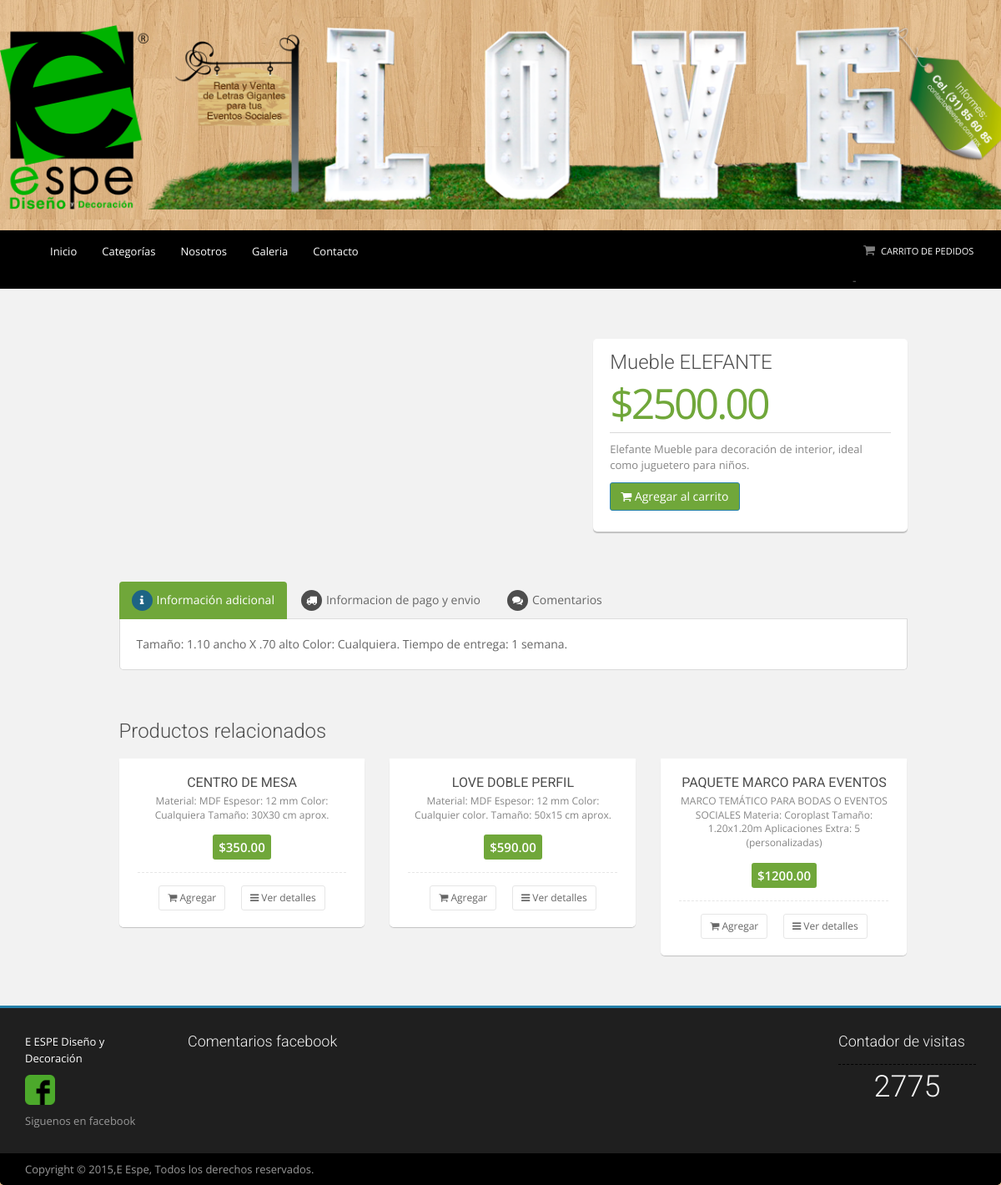
/detalleProducto.php?id_producto=55, run on the app's committed database.
### tables this page shows
CREATE TABLE IF NOT EXISTS `productos` (
  `id_producto` bigint(20) NOT NULL AUTO_INCREMENT,
  `id_categoria` bigint(20) NOT NULL,
  `nombre_producto` varchar(50) NOT NULL,
  `precio` float NOT NULL,
  `descripcion` varchar(255) DEFAULT NULL,
  `informacion_adicional` varchar(255) DEFAULT NULL,
  `info_pago_envio` varchar(255) DEFAULT NULL,
  `foto_principal` text,
  `fecha_alta` datetime DEFAULT NULL,
  PRIMARY KEY (`id_producto`),
  KEY `id_categoria` (`id_categoria`)
);

CREATE TABLE IF NOT EXISTS `visitas` (
  `id` bigint(20) NOT NULL,
  `contador` int(11) DEFAULT '0',
  PRIMARY KEY (`id`)
);

### includes/Conexion.php (called while the page is built, shortened)
<?php
class MySQL {
    private $conexion;
    public function MySQL() {
        if (!isset($this->conexion)) {
  $this->conexion = (mysql_connect("localhost", "root", ""))
                    or die(mysql_error());
        }
    }
    public function consulta($consulta) {
        $resultado = mysql_query($consulta, $this->conexion);
        return $resultado;
    }
    public function fetch_array($consulta) {
        return mysql_fetch_array($consulta);
    }
}
?>

### detalleProducto.php (the view, shortened to what this page needs)
<!DOCTYPE HTML>
<html>
    <?php
    include './includes/Conexion.php';
    ?>
    <head>
        <link rel="stylesheet" href="css/boostrap.css">
        <link rel="stylesheet" href="css/font_awesome.css">
        <link rel="stylesheet" href="css/styles.css">
        <link rel="stylesheet" href="css/mystyles.css">
    </head>
    <body class="boxed" style="background-image: url(img/textures/wood-1.jpg)">
        <div class="global-wrap">
            <div class="top-main-area text-center">
                <div class="container" style="width: 100%;margin: 0;padding: 0">
                    <a href="index.php" class="logo mt5">
                        <?php
                        include './includes/files/logo.php';
                        ?>
                    </a>
                </div>
            </div>
            <?php
            include './includes/files/header.php';
            ?>
            <div class="container">
                <div class="row">
                    <div class="col-md-10 col-md-offset-1">
                        <?php
                        $sql = new MySQL();
                        ?>
                        <div class="row">
                            <div class="col-md-7">
                            </div>
                            <div class="col-md-5">
                                <?php
                                $res = $sql->consulta("SELECT * FROM productos WHERE id_producto=" . $_REQUEST["id_producto"]);
                                if ($row = $sql->fetch_array($res)) {
                                    $idCategoria = $row["id_categoria"];
                                    $nombreProducto = $row["nombre_producto"];
                                    $precio = $row["precio"];
                                    $descripcion = $row["descripcion"];
                                    $informacion_adicional = $row["informacion_adicional"];
                                }
                                ?>
                                <div class="product-info box">
                                    <h3><?= $nombreProducto ?></h3>
                                    <p class="product-info-price">$<?= $precio ?>.00</p>
                                    <p class="text-smaller text-muted"><?= $descripcion ?></p>
                                    <ul class="list-inline">
                                        <li><a href="#" id="agregarCarrito" itemid="<?=$_REQUEST["id_producto"]?>" class="btn btn-primary"><i class="fa fa-shopping-cart"></i> Agregar al carrito</a>
                                        </li>
                                    </ul>
                                </div>
                            </div>
                        </div>
                        <div class="tabbable">
                            <ul class="nav nav-tabs" id="myTab">
                                <li  class="active"><a href="#tab-1" data-toggle="tab"><i class="fa fa-info"></i>Información adicional</a>
                                </li>
                                <li><a href="#tab-2" data-toggle="tab"><i class="fa fa-truck"></i>Informacion de pago y envio</a>
                                </li>
                                <li><a href="#tab-3" data-toggle="tab"><i class="fa fa-comments"></i>Comentarios</a>
                                </li>
                            </ul>
                            <div class="tab-content">
                                <div class="tab-pane fade in active" id="tab-1">
                                    <?= $informacion_adicional ?>
                                </div>
                            </div>
                        </div>
                        <h3>Productos relacionados</h3>
                        <div class="row row-wrap">
                            <?php
                            $res = $sql->consulta("SELECT * FROM productos WHERE id_categoria=" . $idCategoria." AND id_producto NOT IN (".$_REQUEST["id_producto"].") ORDER BY RAND() LIMIT 3");
                            while ($row = $sql->fetch_array($res)) {
                                ?>
                                <div class="col-md-4">
                                    <div class="product-thumb">
                                        <div class = "product-inner">
                                            <h5 class = "product-title"><?= $row["nombre_producto"] ?></h5>
                                            <p class = "product-desciption">
                                                <?= $row["descripcion"] ?>
                                            </p>
                                            <div class = "product-meta">
                                                <ul class = "product-price-list">
                                                    <li><span class = "product-price">$<?= $row["precio"] ?>.00</span>
                                                    </li>
                                                </ul>
                                                <ul class = "product-actions-list">
                                                    <li><a itemid="<?= $row["id_producto"] ?>" class = "btn btn-sm" href = "#" id ="agregarProducto"><i class = "fa fa-shopping-cart"></i> Agregar</a>
                                                    </li>
                                                    <li><a href = "detalleProducto.php?id_producto=<?= $row["id_producto"] ?>" class = "btn btn-sm"><i class = "fa fa-bars"></i> Ver detalles</a>
                                                    </li>
                                                </ul>
                                            </div>
                                        </div>
                                    </div>
                                </div>
                                <?php
                            }
                            ?>
                        </div>
                    </div>
                </div>
            </div>
        </div>
            <?php
            include './includes/files/footer.php';
            ?>
    </body>
</html>

### includes/files/footer.php (shortened to what this page needs)
<footer class="main">
    <div class="footer-top-area">
        <div class="container">
            <div class="row row-wrap">
                <div class="col-md-2">
                    <a href="index.html">
                        E ESPE Diseño y Decoración
                    </a>
                    <ul class="list list-social">
                        <li>
                            <a target="_blank" href="https://www.facebook.com/pages/E-ESPE/883288218371368?fref=ts "><img src="img/icono_face.png" style="width: 40%; cursor: pointer" title="Facebook" /></a>
                        </li>
                    </ul>
                    <p>
                        Siguenos en facebook
                    </p>
                </div>
                <div class="col-md-8">
                    <h4>Comentarios facebook</h4>
                </div>
                <div class="col-md-2">
                    <ul class="thumb-list">
                        <li>
                            <h4>Contador de visitas</h4>
                        </li>
                        <li>
                            <h1 style="text-align: center"><?php
                                $res = $sql->consulta("SELECT contador FROM visitas");
                                if ($row = $sql->fetch_array($res)) {
                                    echo $row["contador"];
                                }
                                ?>
                            </h1>
                        </li>
                    </ul>
                </div>
            </div>
        </div>
    </div>
    <div class="footer-copyright">
        <div class="container">
            <div class="row">
                <div class="col-md-4">
                    <p>Copyright © 2015,E Espe, Todos los derechos reservados.</p>
                </div>
                <div class="col-md-6 col-md-offset-2">
                </div>
            </div>
        </div>
    </div>
</footer>

### data on the page
productos: nombre_producto "Mueble ELEFANTE", precio "2500", descripcion "Elefante Mueble para decoración de interior, ideal como juguetero para niños.", informacion_adicional "Tamaño: 1.10 ancho X .70 alto Color: Cualquiera. Tiempo de entrega: 1 semana."
productos: nombre_producto "CENTRO DE MESA", descripcion "Material: MDF Espesor: 12 mm Color: Cualquiera Tamaño: 30X30 cm aprox.", precio "350"
productos: nombre_producto "LOVE DOBLE PERFIL", descripcion "Material: MDF Espesor: 12 mm Color: Cualquier color. Tamaño: 50x15 cm aprox.", precio "590"
productos: nombre_producto "PAQUETE MARCO PARA EVENTOS", descripcion "MARCO TEMÁTICO PARA BODAS O EVENTOS SOCIALES Materia: Coroplast Tamaño: 1.20x1.20m Aplicaciones Extra: 5 (personalizadas)", precio "1200"
visitas: contador "2775"
